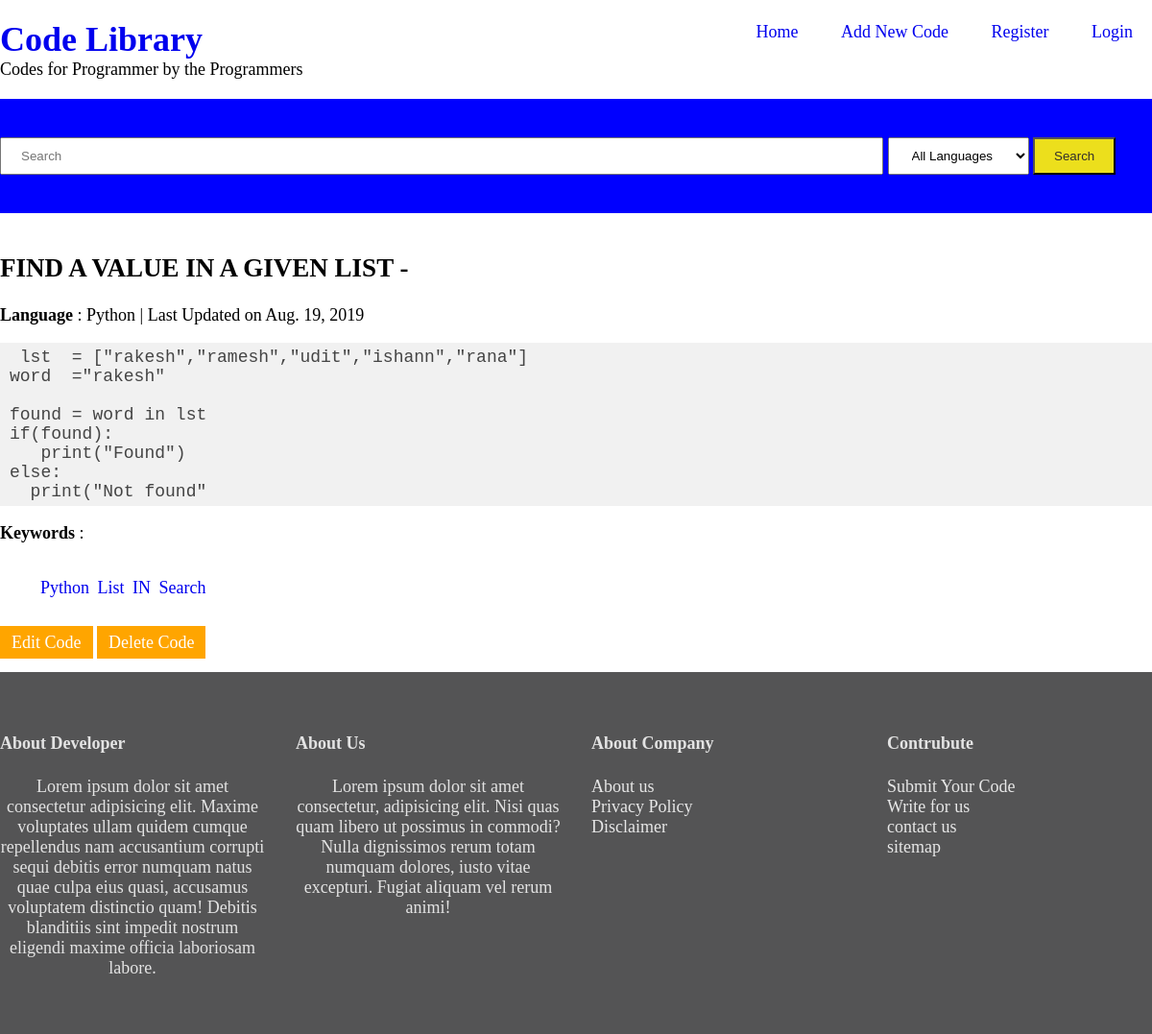
The app's page /18/ with its own data.
### library/models.py (models this page shows, shortened)
class code(models.Model):
    STATUS = [('Dr', 'Draft'), ('Pub', 'Published')]
    language = models.ForeignKey('language', on_delete=models.CASCADE)
    title = models.CharField(max_length=250)
    code = models.TextField()
    keywords = TaggableManager()
    status = models.CharField(max_length=20, choices=STATUS, default='Dr')
    submitted_on = models.DateField(auto_now=True)
    updated_on = models.DateField(auto_now=False)
    author = models.ForeignKey(User, default=1, on_delete=models.CASCADE)

class language(models.Model):
    language = models.CharField(max_length=30)
    def __str__(self):
        return self.language

### library/views.py (the view)
# urls.py: path('<int:pk>/', singlecode, name="singlecode"),
def singlecode(request, pk):
    post = code.objects.get(pk=pk)
    return render(request, "library/single.html", {'post': post})

### library/templates/library/single.html (shortened to what this page needs)
{% extends 'library/base.html' %}
    {% block content %}
        <h2>{{post.title|upper}} - </h2>
        <p> <strong> Language </strong> : {{post.language}} | Last Updated on {{post.updated_on}} </p>
        <pre> {{post.code}} </pre>
        <p>
            <strong> Keywords </strong> :
                <span class="meta-tag">
                    <ul class="tags">
                                {% for tag in post.keywords.all %}
                                    <li><a href ="{% url 'taglist' tag.slug %}">{{ tag.name }}</a></li>
                                {% endfor %}
                            </ul>
                </span>
        </p>
        <a class="button" href="{% url 'update' post.pk %}"> Edit Code</a>
        <a class="button" href="{% url 'delete' post.pk %}"> Delete Code </a>
    {% endblock content %}

### library/static/css/style.css (style rules this page uses)
body { margin: 0; padding: 0; font-size: 18px; height: 100vh; }
a { text-decoration: none; }
pre { background: #f1f1f1; color: #444; padding: 5px 10px; }
.code li { padding: 10px 0; }
.button { padding: 5px 10px; background: orange; color: white; border: 2px solid transparent; }
.meta-tag { color: #f37f7f; }
ul.tags { list-style-type: none; display: inline-block; }
ul.tags li { display: inline-block; padding: 0px 2px; }

### records on screen
code: title "FIND A VALUE IN A GIVEN LIST", language "Python", updated_on "Aug. 19, 2019", code "lst = [\"rakesh\",\"ramesh\",\"udit\",\"ishann\",\"rana\"] word =\"rakesh\" found = word in lst if(found): print(\"Found\") else: print(\"Not found\""
Tag: name "Python"
Tag: name "List"
Tag: name "IN"
Tag: name "Search"
